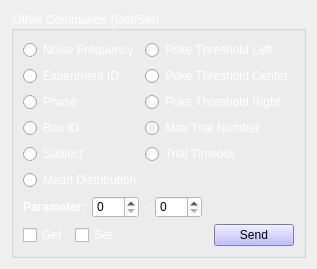
              <widget class="QWidget" name="tab_get_set">
               <attribute name="title">
                <string>Get &amp; Set</string>
               </attribute>
               <layout class="QHBoxLayout" name="horizontalLayout_13">
                <item>
                 <widget class="QGroupBox" name="groupBox_other_gs">
                  <property name="styleSheet">
                   <string notr="true">color: rgb(255, 255, 255);</string>
                  </property>
                  <property name="title">
                   <string>Other Commands (Get/Set)</string>
                  </property>
                  <layout class="QHBoxLayout" name="horizontalLayout_12">
                   <item>
                    <layout class="QVBoxLayout" name="verticalLayout_7">
                     <item>
                      <layout class="QHBoxLayout" name="horizontalLayout_11">
                       <item>
                        <layout class="QVBoxLayout" name="verticalLayout_5">
                         <item>
                          <widget class="QRadioButton" name="radioButton_noise_frequency">
                           <property name="text">
                            <string>Noise Frequency</string>
                           </property>
                          </widget>
                         </item>
                         <item>
                          <widget class="QRadioButton" name="radioButton_exp_id">
                           <property name="text">
                            <string>Experiment ID</string>
                           </property>
                          </widget>
                         </item>
                         <item>
                          <widget class="QRadioButton" name="radioButton_phase">
                           <property name="text">
                            <string>Phase</string>
                           </property>
                          </widget>
                         </item>
                         <item>
                          <widget class="QRadioButton" name="radioButton_box_id">
                           <property name="text">
                            <string>Box ID</string>
                           </property>
                          </widget>
                         </item>
                         <item>
                          <widget class="QRadioButton" name="radioButton_subject">
                           <property name="text">
                            <string>Subject</string>
                           </property>
                          </widget>
                         </item>
                        </layout>
                       </item>
                       <item>
                        <layout class="QVBoxLayout" name="verticalLayout_6">
                         <item>
                          <widget class="QRadioButton" name="radioButton_poke_th_left">
                           <property name="text">
                            <string>Poke Threshold Left</string>
                           </property>
                          </widget>
                         </item>
                         <item>
                          <widget class="QRadioButton" name="radioButton_poke_th_center">
                           <property name="text">
                            <string>Poke Threshold Center</string>
                           </property>
                          </widget>
                         </item>
                         <item>
                          <widget class="QRadioButton" name="radioButton_poke_th_right">
                           <property name="text">
                            <string>Poke Threshold Right</string>
                           </property>
                          </widget>
                         </item>
                         <item>
                          <widget class="QRadioButton" name="radioButton_max_trial_num">
                           <property name="text">
                            <string>Max Trial Number</string>
                           </property>
                          </widget>
                         </item>
                         <item>
                          <widget class="QRadioButton" name="radioButton_trial_timeout">
                           <property name="text">
                            <string>Trial Timeout</string>
                           </property>
                          </widget>
                         </item>
                        </layout>
                       </item>
                      </layout>
                     </item>
                     <item>
                      <layout class="QHBoxLayout" name="horizontalLayout_8">
                       <item>
                        <widget class="QRadioButton" name="radioButton_mean_distr">
                         <property name="text">
                          <string>Mean Distribution</string>
                         </property>
                        </widget>
                       </item>
                       <item>
                        <spacer name="horizontalSpacer_4">
                         <property name="orientation">
                          <enum>Qt::Horizontal</enum>
                         </property>
                         <property name="sizeHint" stdset="0">
                          <size>
                           <width>40</width>
                           <height>20</height>
                          </size>
                         </property>
                        </spacer>
                       </item>
                      </layout>
                     </item>
                     <item>
                      <layout class="QHBoxLayout" name="horizontalLayout_9">
                       <item>
                        <widget class="QLabel" name="label_2">
                         <property name="font">
                          <font>
                           <weight>75</weight>
                           <bold>true</bold>
                          </font>
                         </property>
                         <property name="text">
                          <string>Parameter:</string>
                         </property>
                        </widget>
                       </item>
                       <item>
                        <widget class="QSpinBox" name="spinBox_param1">
                         <property name="palette">
                          <palette>
                           <active>
                            <colorrole role="WindowText">
                             <brush brushstyle="SolidPattern">
                              <color alpha="255">
                               <red>0</red>
                               <green>0</green>
                               <blue>0</blue>
                              </color>
                             </brush>
                            </colorrole>
                            <colorrole role="Button">
                             <brush brushstyle="SolidPattern">
                              <color alpha="255">
                               <red>255</red>
                               <green>255</green>
                               <blue>255</blue>
                              </color>
                             </brush>
                            </colorrole>
                            <colorrole role="Text">
                             <brush brushstyle="SolidPattern">
                              <color alpha="255">
                               <red>0</red>
                               <green>0</green>
                               <blue>0</blue>
                              </color>
                             </brush>
                            </colorrole>
                            <colorrole role="ButtonText">
                             <brush brushstyle="SolidPattern">
                              <color alpha="255">
                               <red>0</red>
                               <green>0</green>
                               <blue>0</blue>
                              </color>
                             </brush>
                            </colorrole>
                            <colorrole role="Base">
                             <brush brushstyle="SolidPattern">
                              <color alpha="255">
                               <red>255</red>
                               <green>255</green>
                               <blue>255</blue>
                              </color>
                             </brush>
                            </colorrole>
                            <colorrole role="Window">
                             <brush brushstyle="SolidPattern">
                              <color alpha="255">
                               <red>255</red>
                               <green>255</green>
                               <blue>255</blue>
                              </color>
                             </brush>
                            </colorrole>
                           </active>
                           <inactive>
                            <colorrole role="WindowText">
                             <brush brushstyle="SolidPattern">
                              <color alpha="255">
                               <red>0</red>
                               <green>0</green>
                               <blue>0</blue>
                              </color>
                             </brush>
                            </colorrole>
                            <colorrole role="Button">
                             <brush brushstyle="SolidPattern">
                              <color alpha="255">
                               <red>255</red>
                               <green>255</green>
                               <blue>255</blue>
                              </color>
                             </brush>
                            </colorrole>
                            <colorrole role="Text">
                             <brush brushstyle="SolidPattern">
                              <color alpha="255">
                               <red>0</red>
                               <green>0</green>
                               <blue>0</blue>
                              </color>
                             </brush>
                            </colorrole>
                            <colorrole role="ButtonText">
                             <brush brushstyle="SolidPattern">
                              <color alpha="255">
                               <red>0</red>
                               <green>0</green>
                               <blue>0</blue>
                              </color>
                             </brush>
                            </colorrole>
                            <colorrole role="Base">
                             <brush brushstyle="SolidPattern">
                              <color alpha="255">
                               <red>255</red>
                               <green>255</green>
                               <blue>255</blue>
                              </color>
                             </brush>
                            </colorrole>
                            <colorrole role="Window">
                             <brush brushstyle="SolidPattern">
                              <color alpha="255">
                               <red>255</red>
                               <green>255</green>
                               <blue>255</blue>
                              </color>
                             </brush>
                            </colorrole>
                           </inactive>
                           <disabled>
                            <colorrole role="WindowText">
                             <brush brushstyle="SolidPattern">
                              <color alpha="255">
                               <red>0</red>
                               <green>0</green>
                               <blue>0</blue>
                              </color>
                             </brush>
                            </colorrole>
                            <colorrole role="Button">
                             <brush brushstyle="SolidPattern">
                              <color alpha="255">
                               <red>255</red>
                               <green>255</green>
                               <blue>255</blue>
                              </color>
                             </brush>
                            </colorrole>
                            <colorrole role="Text">
                             <brush brushstyle="SolidPattern">
                              <color alpha="255">
                               <red>0</red>
                               <green>0</green>
                               <blue>0</blue>
                              </color>
                             </brush>
                            </colorrole>
                            <colorrole role="ButtonText">
                             <brush brushstyle="SolidPattern">
                              <color alpha="255">
                               <red>0</red>
                               <green>0</green>
                               <blue>0</blue>
                              </color>
                             </brush>
                            </colorrole>
                            <colorrole role="Base">
                             <brush brushstyle="SolidPattern">
                              <color alpha="255">
                               <red>255</red>
                               <green>255</green>
                               <blue>255</blue>
                              </color>
                             </brush>
                            </colorrole>
                            <colorrole role="Window">
                             <brush brushstyle="SolidPattern">
                              <color alpha="255">
                               <red>255</red>
                               <green>255</green>
                               <blue>255</blue>
                              </color>
                             </brush>
                            </colorrole>
                           </disabled>
                          </palette>
                         </property>
                         <property name="styleSheet">
                          <string notr="true">background-color: rgb(255, 255, 255);
color: rgb(0, 0, 0);</string>
                         </property>
                         <property name="maximum">
                          <number>255</number>
                         </property>
                        </widget>
                       </item>
                       <item>
                        <widget class="QLabel" name="label_3">
                         <property name="text">
                          <string>-</string>
                         </property>
                        </widget>
                       </item>
                       <item>
                        <widget class="QSpinBox" name="spinBox_param2">
                         <property name="palette">
                          <palette>
                           <active>
                            <colorrole role="WindowText">
                             <brush brushstyle="SolidPattern">
                              <color alpha="255">
                               <red>0</red>
                               <green>0</green>
                               <blue>0</blue>
                              </color>
                             </brush>
                            </colorrole>
                            <colorrole role="Button">
                             <brush brushstyle="SolidPattern">
                              <color alpha="255">
                               <red>255</red>
                               <green>255</green>
                               <blue>255</blue>
                              </color>
                             </brush>
                            </colorrole>
                            <colorrole role="Text">
                             <brush brushstyle="SolidPattern">
                              <color alpha="255">
                               <red>0</red>
                               <green>0</green>
                               <blue>0</blue>
                              </color>
                             </brush>
                            </colorrole>
                            <colorrole role="ButtonText">
                             <brush brushstyle="SolidPattern">
                              <color alpha="255">
                               <red>0</red>
                               <green>0</green>
                               <blue>0</blue>
                              </color>
                             </brush>
                            </colorrole>
                            <colorrole role="Base">
                             <brush brushstyle="SolidPattern">
                              <color alpha="255">
                               <red>255</red>
                               <green>255</green>
                               <blue>255</blue>
                              </color>
                             </brush>
                            </colorrole>
                            <colorrole role="Window">
                             <brush brushstyle="SolidPattern">
                              <color alpha="255">
                               <red>255</red>
                               <green>255</green>
                               <blue>255</blue>
                              </color>
                             </brush>
                            </colorrole>
                           </active>
                           <inactive>
                            <colorrole role="WindowText">
                             <brush brushstyle="SolidPattern">
                              <color alpha="255">
                               <red>0</red>
                               <green>0</green>
                               <blue>0</blue>
                              </color>
                             </brush>
                            </colorrole>
                            <colorrole role="Button">
                             <brush brushstyle="SolidPattern">
                              <color alpha="255">
                               <red>255</red>
                               <green>255</green>
                               <blue>255</blue>
                              </color>
                             </brush>
                            </colorrole>
                            <colorrole role="Text">
                             <brush brushstyle="SolidPattern">
                              <color alpha="255">
                               <red>0</red>
                               <green>0</green>
                               <blue>0</blue>
                              </color>
                             </brush>
                            </colorrole>
                            <colorrole role="ButtonText">
                             <brush brushstyle="SolidPattern">
                              <color alpha="255">
                               <red>0</red>
                               <green>0</green>
                               <blue>0</blue>
                              </color>
                             </brush>
                            </colorrole>
                            <colorrole role="Base">
                             <brush brushstyle="SolidPattern">
                              <color alpha="255">
                               <red>255</red>
                               <green>255</green>
                               <blue>255</blue>
                              </color>
                             </brush>
                            </colorrole>
                            <colorrole role="Window">
                             <brush brushstyle="SolidPattern">
                              <color alpha="255">
                               <red>255</red>
                               <green>255</green>
                               <blue>255</blue>
                              </color>
                             </brush>
                            </colorrole>
                           </inactive>
                           <disabled>
                            <colorrole role="WindowText">
                             <brush brushstyle="SolidPattern">
                              <color alpha="255">
                               <red>0</red>
                               <green>0</green>
                               <blue>0</blue>
                              </color>
                             </brush>
                            </colorrole>
                            <colorrole role="Button">
                             <brush brushstyle="SolidPattern">
                              <color alpha="255">
                               <red>255</red>
                               <green>255</green>
                               <blue>255</blue>
                              </color>
                             </brush>
                            </colorrole>
                            <colorrole role="Text">
                             <brush brushstyle="SolidPattern">
                              <color alpha="255">
                               <red>0</red>
                               <green>0</green>
                               <blue>0</blue>
                              </color>
                             </brush>
                            </colorrole>
                            <colorrole role="ButtonText">
                             <brush brushstyle="SolidPattern">
                              <color alpha="255">
                               <red>0</red>
                               <green>0</green>
                               <blue>0</blue>
                              </color>
                             </brush>
                            </colorrole>
                            <colorrole role="Base">
                             <brush brushstyle="SolidPattern">
                              <color alpha="255">
                               <red>255</red>
                               <green>255</green>
                               <blue>255</blue>
                              </color>
                             </brush>
                            </colorrole>
                            <colorrole role="Window">
                             <brush brushstyle="SolidPattern">
                              <color alpha="255">
                               <red>255</red>
                               <green>255</green>
                               <blue>255</blue>
                              </color>
                             </brush>
                            </colorrole>
                           </disabled>
                          </palette>
                         </property>
                         <property name="styleSheet">
                          <string notr="true">background-color: rgb(255, 255, 255);
color: rgb(0, 0, 0);</string>
                         </property>
                         <property name="maximum">
                          <number>255</number>
                         </property>
                        </widget>
                       </item>
                       <item>
                        <spacer name="horizontalSpacer_7">
                         <property name="orientation">
                          <enum>Qt::Horizontal</enum>
                         </property>
                         <property name="sizeHint" stdset="0">
                          <size>
                           <width>40</width>
                           <height>20</height>
                          </size>
                         </property>
                        </spacer>
                       </item>
                      </layout>
                     </item>
                     <item>
                      <layout class="QHBoxLayout" name="horizontalLayout_10">
                       <item>
                        <widget class="QCheckBox" name="checkBox_get">
                         <property name="text">
                          <string>Get</string>
                         </property>
                        </widget>
                       </item>
                       <item>
                        <widget class="QCheckBox" name="checkBox_set">
                         <property name="text">
                          <string>Set</string>
                         </property>
                        </widget>
                       </item>
                       <item>
                        <spacer name="horizontalSpacer_8">
                         <property name="orientation">
                          <enum>Qt::Horizontal</enum>
                         </property>
                         <property name="sizeHint" stdset="0">
                          <size>
                           <width>40</width>
                           <height>20</height>
                          </size>
                         </property>
                        </spacer>
                       </item>
                       <item>
                        <widget class="QPushButton" name="pushButton_send_other_gs">
                         <property name="styleSheet">
                          <string notr="true">background-color: rgb(170, 170, 255);
color: rgb(0, 0, 0);</string>
                         </property>
                         <property name="text">
                          <string>Send</string>
                         </property>
                        </widget>
                       </item>
                      </layout>
                     </item>
                    </layout>
                   </item>
                  </layout>
                 </widget>
                </item>
               </layout>
              </widget>
